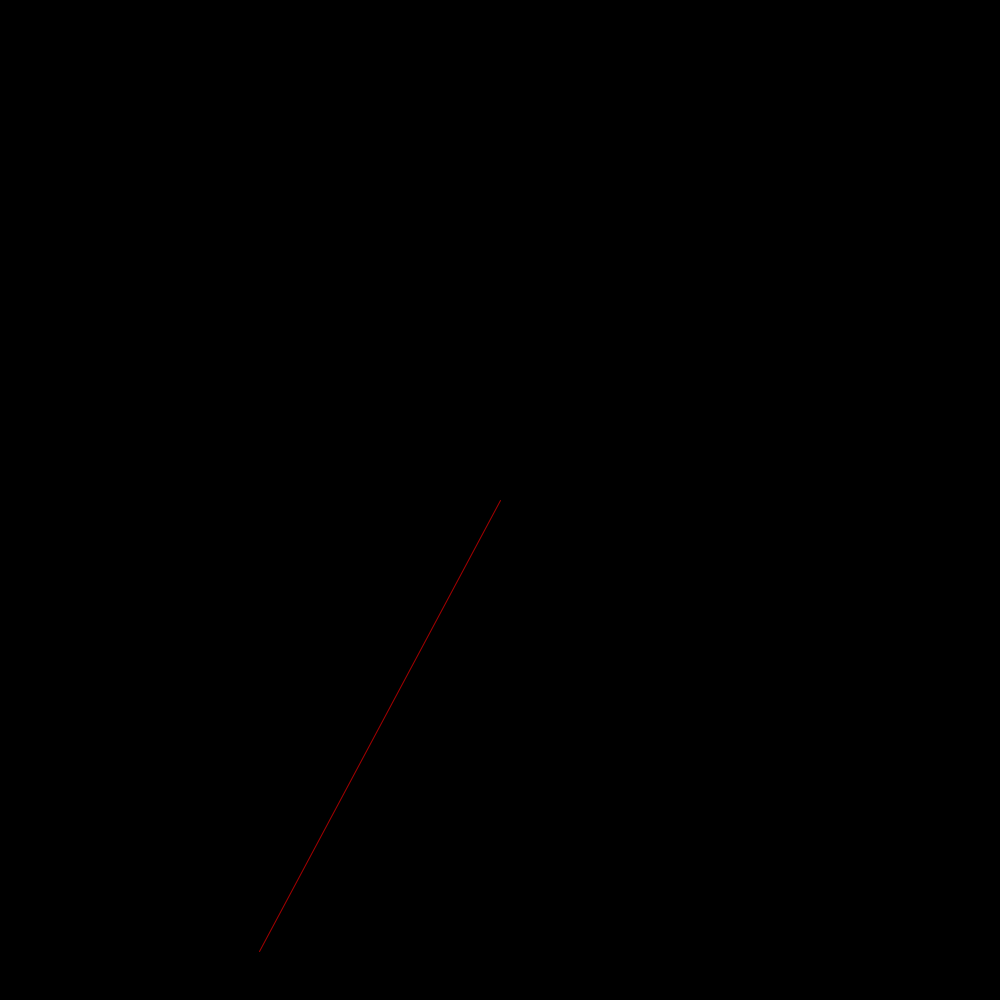
Frame 1 (no input)
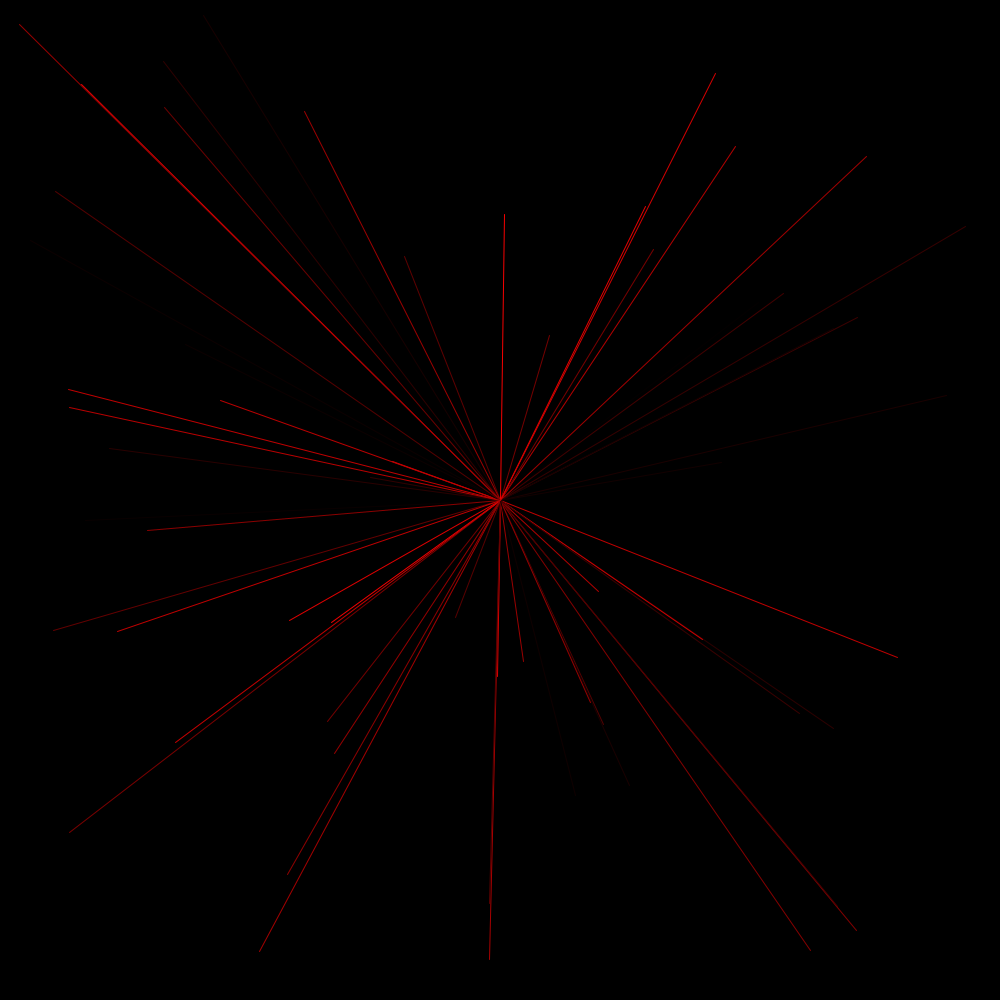
Frame 60 (the mouse pressed at the canvas centre just before this capture)
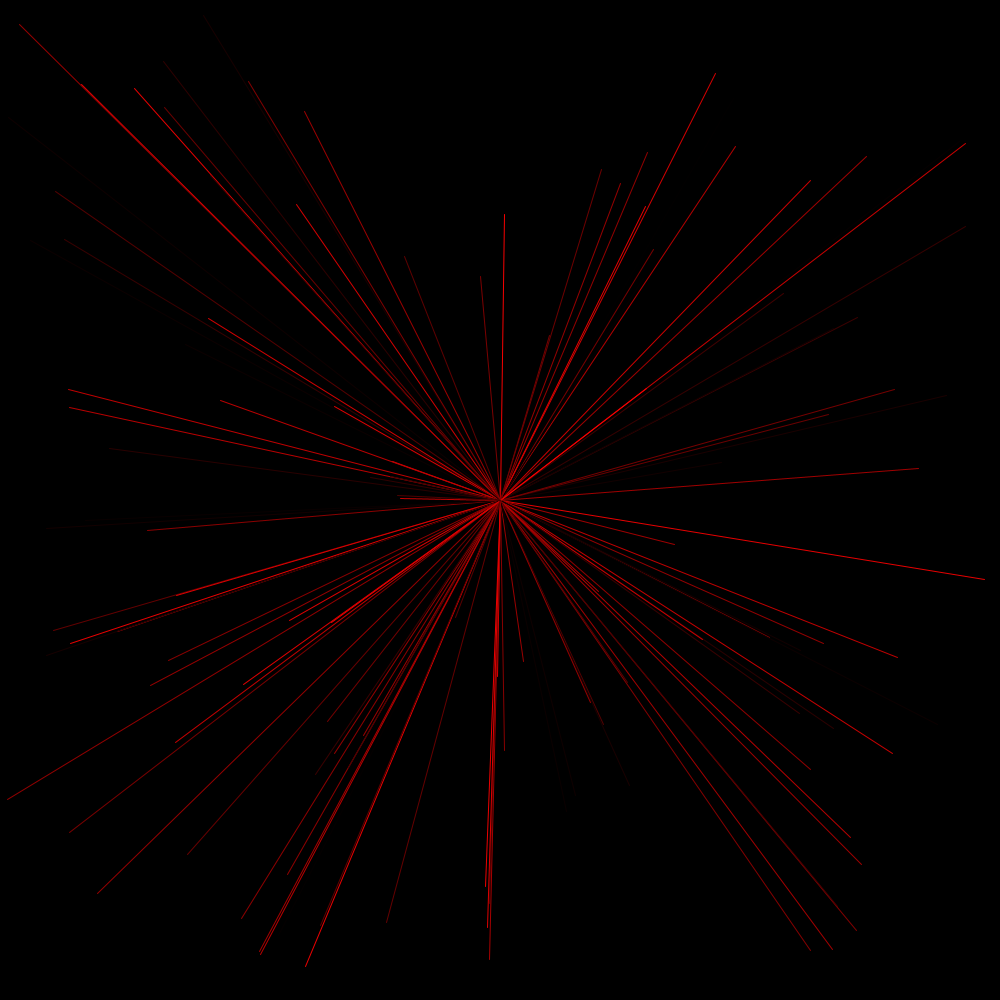
Frame 120 (the mouse held since frame 60 and released just before this capture)

The Processing sketch that drew these frames (run headless with seeded random() and noise(); from frame 60 on, the mouse is pressed at the canvas centre):

// Processing sketch: processing_67589
// ── processing_67589.pde

void setup() {
  size(1000, 1000);
  frameRate(100);
  background(0);
}

void draw() {
 
  stroke(random(255), 0, 0);
  line( 500, 500, random(1000), random(1000));
 
}
